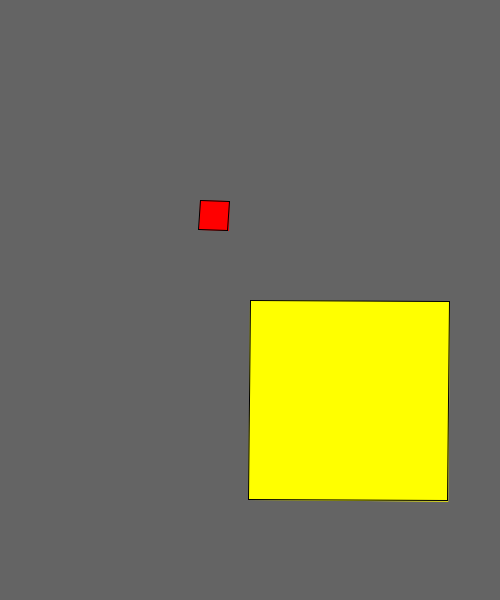
Frame 1 (no input)
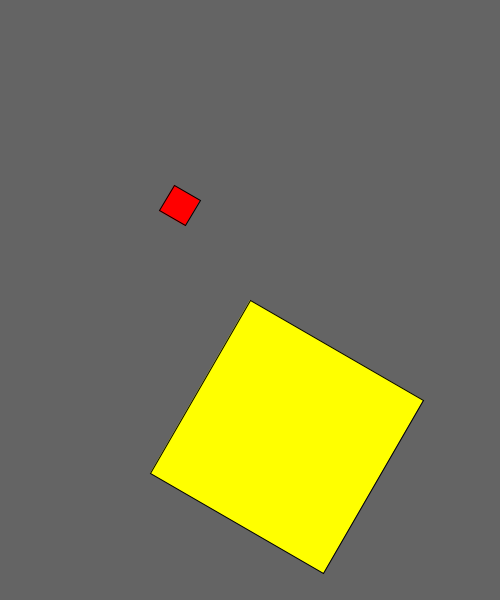
Frame 60 (the mouse pressed at the canvas centre just before this capture)
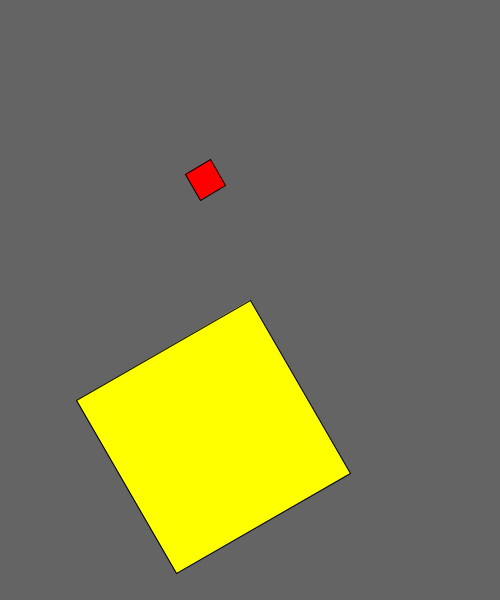
Frame 120 (the mouse held since frame 60 and released just before this capture)

The Processing sketch that drew these frames (run headless with seeded random() and noise(); from frame 60 on, the mouse is pressed at the canvas centre):

// Processing sketch: inclass_transformationFns
// ── inclass_transformationFns.pde
void setup() {
  size(500, 600);
  background(100);
}

void draw() {
  background(100);

  pushMatrix();
  translate(width/2, height/2);
  rotate(radians(frameCount*0.5));
  fill(255, 255, 0);
  rect(0, 0, 200, 200);
  popMatrix();

  translate(200, 200);
  rotate(radians(frameCount*2));
  fill(255, 0, 0);
  rect(0, 0, 30, 30);
}
